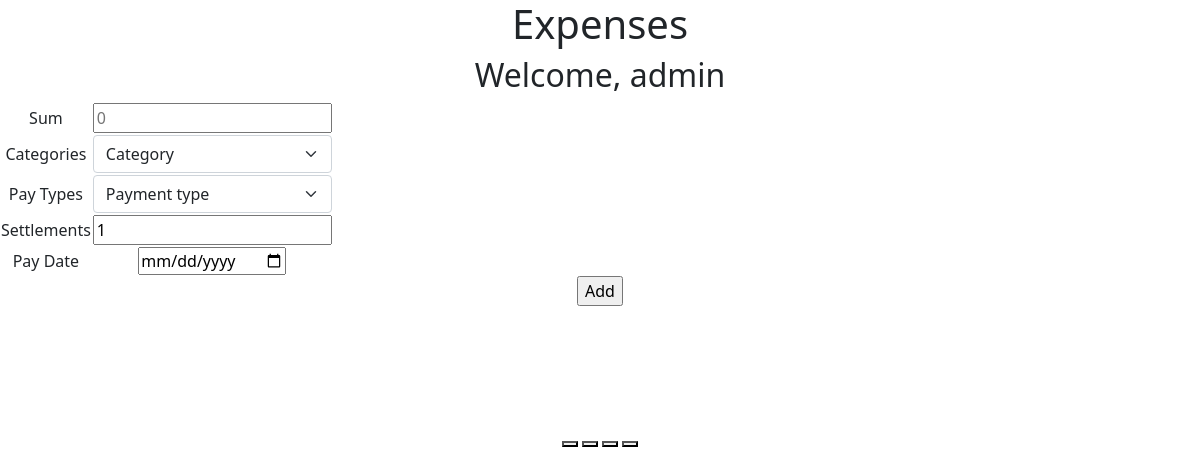
The page / (signed in) on the database as committed earlier.
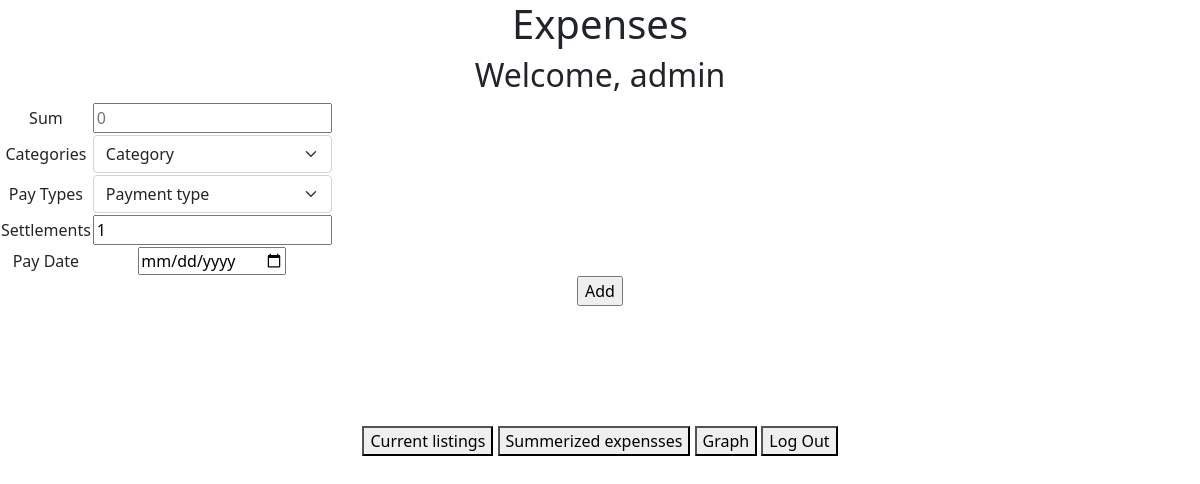
The same page on the database as committed later.
### tables this page shows
CREATE TABLE headlines (title_id VARCHAR (30) PRIMARY KEY NOT NULL, screen_id VARCHAR (30) NOT NULL, title_h_name VARCHAR (30) NOT NULL, title_e_name VARCHAR (30) NOT NULL);

### app.py (the view)
@app.route('/')
def index():
    if not session.get("name"):
        return redirect("/login",)
    categories = db.execute('SELECT * FROM categories ORDER BY category_id')
    pays = db.execute('SELECT * FROM payTypes ORDER BY pay_id')
    user_name = session.get("name")
    if not session.get("lang") or session.get("lang") == "en":
        user_lang = "en"
        headlines = db.execute('''SELECT title_id, title_e_name as name
                               FROM headlines
                               WHERE screen_id="index"''')
    else:
        user_lang = "he"
        headlines = db.execute('''SELECT title_id, title_h_name as name
                                       FROM headlines
                                       WHERE screen_id="index"''')
    dict_headlines = {}
    for headline in headlines:
        dict_headlines[headline['title_id']] = headline['name']
    return render_template("index.html", user_name=user_name, user_lang=user_lang,
                           categories=categories, pays=pays, headlines=dict_headlines)

### templates/index.html (shortened to what this page needs)
{% if user_lang == "en" %}
    {% extends "layout.html" %}
{% else %}
    {% extends "layout_he.html" %}
{% endif %}
{% block body %}
    {% if session.name %}
        {% if user_lang == "en" %}
            <h1>Expenses</h1>
            <h2>Welcome, {{user_name}} </h2>
        {% else %}
            <h1>הוצאות</h1>
            <h2>ברוך הבא, {{user_name}}</h2>
        {% endif %}
            <form action="/added" method="post">
                <table>
                    <tr>
                        <td>
                            <label for="sum">
                                {{ headlines["sum"] }}
                            </label>
                        </td>
                        <td>
                            <input name="sum" id="sum" type="text" autocomplete="off" autofocus placeholder="0">
                        </td>
                    </tr>
                    <tr>
                        <td>
                            <label for="categories">
                                {{ headlines["categories"] }}
                            </label>
                        <td>
                            <select class="form-select" id="categories" name="categories" >
                                <option disabled selected value="">Category</option>
                            </select>
                        </td>
                    </tr>
                    <tr>
                        <td>
                            <label for="paytype">
                                {{ headlines["paytype"] }}
                            </label>
                        </td>
                        <td>
                            <select class="form-select" id="paytype" name="pays" >
                                <option selected value="">Payment type</option>
                            </select>
                        </td>
                    </tr>
                    <tr>
                        <td>
                            <label for="settlements">
                                {{ headlines["settlements"] }}
                            </label>
                        </td>
                        <td>
                            <input name="settlements" id="settlements" type="text" autocomplete="off" autofocus
                                   placeholder="Number of payments" value="1">
                        </td>
                    </tr>
                    <tr>
                        <td>
                            <label for="paydate">
                                {{ headlines["paydate"] }}
                            </label>
                        </td>
                        <td>
                            <input type="date" id="paydate" name="paydate" placeholder="Expense date" >
                        </td>
                    </tr>
                </table>
                <input type="submit" value="Add">
            </form>
            <br><br><br><br><br>
            <button onclick="window.location.href='listed'">
              {{ headlines["current"] }}
            </button>
            <button onclick="window.location.href='summed'">
              {{ headlines["summerized"] }}
            </button>
            <button onclick="window.location.href='graph'">
              {{ headlines["graph"] }}
            </button>
            <button onclick="window.location.href='logout'">
              {{ headlines["logout"] }}
            </button>
    {% else %}
        <h1> You are not logged in. <a href="/login">Log in</a></h1>
    {% endif %}
{% endblock %}

### templates/layout.html (shortened to what this page needs)
<!DOCTYPE html>
<html lang="en">
<head>
    <link href="https://cdn.jsdelivr.net/npm/bootstrap@5.0.0-beta3/dist/css/bootstrap.min.css" rel="stylesheet">
</head>
<body  align="middle">
    {% block body %}{% endblock %}
</body>
</html>

Rows that differ between the two databases and show on the page:
added headlines: current "Current listings"
added headlines: summerized "Summerized expensses"
added headlines: graph "Graph"
added headlines: logout "Log Out"
